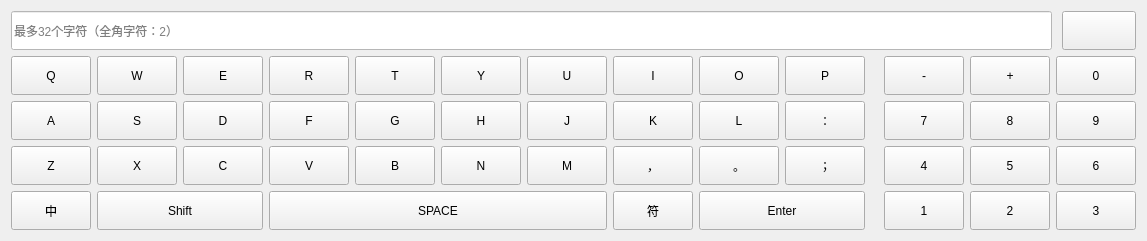
<?xml version="1.0" encoding="UTF-8"?>
<ui version="4.0">
 <class>fullKey</class>
 <widget class="QWidget" name="fullKey">
  <property name="geometry">
   <rect>
    <x>0</x>
    <y>0</y>
    <width>1079</width>
    <height>241</height>
   </rect>
  </property>
  <property name="windowTitle">
   <string>Form</string>
  </property>
  <layout class="QVBoxLayout" name="verticalLayout" stretch="1,4">
   <item>
    <layout class="QGridLayout" name="gridLayout_3" columnstretch="14,1">
     <property name="leftMargin">
      <number>0</number>
     </property>
     <property name="rightMargin">
      <number>0</number>
     </property>
     <property name="spacing">
      <number>10</number>
     </property>
     <item row="0" column="0">
      <widget class="QLineEdit" name="lineEdit">
       <property name="enabled">
        <bool>false</bool>
       </property>
       <property name="sizePolicy">
        <sizepolicy hsizetype="Expanding" vsizetype="Expanding">
         <horstretch>0</horstretch>
         <verstretch>0</verstretch>
        </sizepolicy>
       </property>
       <property name="focusPolicy">
        <enum>Qt::NoFocus</enum>
       </property>
       <property name="styleSheet">
        <string notr="true">background-color: rgb(255, 255, 255);
font: 75 12pt &quot;Arial Unicode MS&quot;;</string>
       </property>
       <property name="placeholderText">
        <string>最多32个字符（全角字符：2）</string>
       </property>
      </widget>
     </item>
     <item row="0" column="1">
      <widget class="KeyButton" name="key_backspace">
       <property name="sizePolicy">
        <sizepolicy hsizetype="Expanding" vsizetype="Expanding">
         <horstretch>0</horstretch>
         <verstretch>0</verstretch>
        </sizepolicy>
       </property>
       <property name="minimumSize">
        <size>
         <width>0</width>
         <height>39</height>
        </size>
       </property>
       <property name="text">
        <string/>
       </property>
      </widget>
     </item>
    </layout>
   </item>
   <item>
    <layout class="QGridLayout" name="gridLayout">
     <item row="0" column="0">
      <widget class="KeyButton" name="key_q">
       <property name="sizePolicy">
        <sizepolicy hsizetype="Preferred" vsizetype="Expanding">
         <horstretch>0</horstretch>
         <verstretch>0</verstretch>
        </sizepolicy>
       </property>
       <property name="text">
        <string>Q</string>
       </property>
       <property name="default">
        <bool>false</bool>
       </property>
      </widget>
     </item>
     <item row="0" column="1">
      <widget class="KeyButton" name="key_w">
       <property name="sizePolicy">
        <sizepolicy hsizetype="Preferred" vsizetype="Preferred">
         <horstretch>0</horstretch>
         <verstretch>0</verstretch>
        </sizepolicy>
       </property>
       <property name="text">
        <string>W</string>
       </property>
      </widget>
     </item>
     <item row="0" column="2">
      <widget class="KeyButton" name="key_e">
       <property name="sizePolicy">
        <sizepolicy hsizetype="Preferred" vsizetype="Expanding">
         <horstretch>0</horstretch>
         <verstretch>0</verstretch>
        </sizepolicy>
       </property>
       <property name="minimumSize">
        <size>
         <width>0</width>
         <height>39</height>
        </size>
       </property>
       <property name="text">
        <string>E</string>
       </property>
      </widget>
     </item>
     <item row="0" column="3">
      <widget class="KeyButton" name="key_r">
       <property name="sizePolicy">
        <sizepolicy hsizetype="Preferred" vsizetype="Preferred">
         <horstretch>0</horstretch>
         <verstretch>0</verstretch>
        </sizepolicy>
       </property>
       <property name="text">
        <string>R</string>
       </property>
      </widget>
     </item>
     <item row="0" column="4">
      <widget class="KeyButton" name="key_t">
       <property name="sizePolicy">
        <sizepolicy hsizetype="Minimum" vsizetype="Preferred">
         <horstretch>0</horstretch>
         <verstretch>0</verstretch>
        </sizepolicy>
       </property>
       <property name="text">
        <string>T</string>
       </property>
      </widget>
     </item>
     <item row="0" column="5">
      <widget class="KeyButton" name="key_y">
       <property name="sizePolicy">
        <sizepolicy hsizetype="Minimum" vsizetype="Preferred">
         <horstretch>0</horstretch>
         <verstretch>0</verstretch>
        </sizepolicy>
       </property>
       <property name="text">
        <string>Y</string>
       </property>
      </widget>
     </item>
     <item row="0" column="6">
      <widget class="KeyButton" name="key_u">
       <property name="sizePolicy">
        <sizepolicy hsizetype="Preferred" vsizetype="Preferred">
         <horstretch>0</horstretch>
         <verstretch>0</verstretch>
        </sizepolicy>
       </property>
       <property name="text">
        <string>U</string>
       </property>
      </widget>
     </item>
     <item row="0" column="7">
      <widget class="KeyButton" name="key_i">
       <property name="sizePolicy">
        <sizepolicy hsizetype="Preferred" vsizetype="Preferred">
         <horstretch>0</horstretch>
         <verstretch>0</verstretch>
        </sizepolicy>
       </property>
       <property name="text">
        <string>I</string>
       </property>
      </widget>
     </item>
     <item row="0" column="8">
      <widget class="KeyButton" name="key_o">
       <property name="sizePolicy">
        <sizepolicy hsizetype="Preferred" vsizetype="Preferred">
         <horstretch>0</horstretch>
         <verstretch>0</verstretch>
        </sizepolicy>
       </property>
       <property name="text">
        <string>O</string>
       </property>
      </widget>
     </item>
     <item row="0" column="9">
      <widget class="KeyButton" name="key_p">
       <property name="sizePolicy">
        <sizepolicy hsizetype="Preferred" vsizetype="Preferred">
         <horstretch>0</horstretch>
         <verstretch>0</verstretch>
        </sizepolicy>
       </property>
       <property name="text">
        <string>P</string>
       </property>
      </widget>
     </item>
     <item row="1" column="0">
      <widget class="KeyButton" name="key_a">
       <property name="sizePolicy">
        <sizepolicy hsizetype="Preferred" vsizetype="Expanding">
         <horstretch>0</horstretch>
         <verstretch>0</verstretch>
        </sizepolicy>
       </property>
       <property name="text">
        <string>A</string>
       </property>
      </widget>
     </item>
     <item row="1" column="1">
      <widget class="KeyButton" name="key_s">
       <property name="sizePolicy">
        <sizepolicy hsizetype="Preferred" vsizetype="Expanding">
         <horstretch>0</horstretch>
         <verstretch>0</verstretch>
        </sizepolicy>
       </property>
       <property name="text">
        <string>S</string>
       </property>
      </widget>
     </item>
     <item row="1" column="2">
      <widget class="KeyButton" name="key_d">
       <property name="sizePolicy">
        <sizepolicy hsizetype="Preferred" vsizetype="Expanding">
         <horstretch>0</horstretch>
         <verstretch>0</verstretch>
        </sizepolicy>
       </property>
       <property name="minimumSize">
        <size>
         <width>0</width>
         <height>39</height>
        </size>
       </property>
       <property name="text">
        <string>D</string>
       </property>
      </widget>
     </item>
     <item row="1" column="3">
      <widget class="KeyButton" name="key_f">
       <property name="sizePolicy">
        <sizepolicy hsizetype="Preferred" vsizetype="Preferred">
         <horstretch>0</horstretch>
         <verstretch>0</verstretch>
        </sizepolicy>
       </property>
       <property name="text">
        <string>F</string>
       </property>
      </widget>
     </item>
     <item row="1" column="4">
      <widget class="KeyButton" name="key_g">
       <property name="sizePolicy">
        <sizepolicy hsizetype="Minimum" vsizetype="Preferred">
         <horstretch>0</horstretch>
         <verstretch>0</verstretch>
        </sizepolicy>
       </property>
       <property name="text">
        <string>G</string>
       </property>
      </widget>
     </item>
     <item row="1" column="5">
      <widget class="KeyButton" name="key_h">
       <property name="sizePolicy">
        <sizepolicy hsizetype="Minimum" vsizetype="Preferred">
         <horstretch>0</horstretch>
         <verstretch>0</verstretch>
        </sizepolicy>
       </property>
       <property name="text">
        <string>H</string>
       </property>
      </widget>
     </item>
     <item row="1" column="6">
      <widget class="KeyButton" name="key_j">
       <property name="sizePolicy">
        <sizepolicy hsizetype="Preferred" vsizetype="Preferred">
         <horstretch>0</horstretch>
         <verstretch>0</verstretch>
        </sizepolicy>
       </property>
       <property name="text">
        <string>J</string>
       </property>
      </widget>
     </item>
     <item row="1" column="7">
      <widget class="KeyButton" name="key_k">
       <property name="sizePolicy">
        <sizepolicy hsizetype="Preferred" vsizetype="Preferred">
         <horstretch>0</horstretch>
         <verstretch>0</verstretch>
        </sizepolicy>
       </property>
       <property name="text">
        <string>K</string>
       </property>
      </widget>
     </item>
     <item row="1" column="8">
      <widget class="KeyButton" name="key_l">
       <property name="sizePolicy">
        <sizepolicy hsizetype="Preferred" vsizetype="Preferred">
         <horstretch>0</horstretch>
         <verstretch>0</verstretch>
        </sizepolicy>
       </property>
       <property name="text">
        <string>L</string>
       </property>
      </widget>
     </item>
     <item row="1" column="9">
      <widget class="KeyButton" name="symbol_1">
       <property name="sizePolicy">
        <sizepolicy hsizetype="Preferred" vsizetype="Preferred">
         <horstretch>0</horstretch>
         <verstretch>0</verstretch>
        </sizepolicy>
       </property>
       <property name="text">
        <string>：</string>
       </property>
      </widget>
     </item>
     <item row="2" column="0">
      <widget class="KeyButton" name="key_z">
       <property name="sizePolicy">
        <sizepolicy hsizetype="Preferred" vsizetype="Expanding">
         <horstretch>0</horstretch>
         <verstretch>0</verstretch>
        </sizepolicy>
       </property>
       <property name="text">
        <string>Z</string>
       </property>
      </widget>
     </item>
     <item row="2" column="1">
      <widget class="KeyButton" name="key_x">
       <property name="sizePolicy">
        <sizepolicy hsizetype="Preferred" vsizetype="Expanding">
         <horstretch>0</horstretch>
         <verstretch>0</verstretch>
        </sizepolicy>
       </property>
       <property name="text">
        <string>X</string>
       </property>
      </widget>
     </item>
     <item row="2" column="2">
      <widget class="KeyButton" name="key_c">
       <property name="sizePolicy">
        <sizepolicy hsizetype="Preferred" vsizetype="Expanding">
         <horstretch>0</horstretch>
         <verstretch>0</verstretch>
        </sizepolicy>
       </property>
       <property name="minimumSize">
        <size>
         <width>0</width>
         <height>39</height>
        </size>
       </property>
       <property name="text">
        <string>C</string>
       </property>
      </widget>
     </item>
     <item row="2" column="3">
      <widget class="KeyButton" name="key_v">
       <property name="sizePolicy">
        <sizepolicy hsizetype="Preferred" vsizetype="Preferred">
         <horstretch>0</horstretch>
         <verstretch>0</verstretch>
        </sizepolicy>
       </property>
       <property name="text">
        <string>V</string>
       </property>
      </widget>
     </item>
     <item row="2" column="4">
      <widget class="KeyButton" name="key_b">
       <property name="sizePolicy">
        <sizepolicy hsizetype="Minimum" vsizetype="Preferred">
         <horstretch>0</horstretch>
         <verstretch>0</verstretch>
        </sizepolicy>
       </property>
       <property name="text">
        <string>B</string>
       </property>
      </widget>
     </item>
     <item row="2" column="5">
      <widget class="KeyButton" name="key_n">
       <property name="sizePolicy">
        <sizepolicy hsizetype="Minimum" vsizetype="Preferred">
         <horstretch>0</horstretch>
         <verstretch>0</verstretch>
        </sizepolicy>
       </property>
       <property name="text">
        <string>N</string>
       </property>
      </widget>
     </item>
     <item row="2" column="6">
      <widget class="KeyButton" name="key_m">
       <property name="sizePolicy">
        <sizepolicy hsizetype="Preferred" vsizetype="Preferred">
         <horstretch>0</horstretch>
         <verstretch>0</verstretch>
        </sizepolicy>
       </property>
       <property name="text">
        <string>M</string>
       </property>
      </widget>
     </item>
     <item row="2" column="7">
      <widget class="KeyButton" name="symbol_2">
       <property name="sizePolicy">
        <sizepolicy hsizetype="Preferred" vsizetype="Preferred">
         <horstretch>0</horstretch>
         <verstretch>0</verstretch>
        </sizepolicy>
       </property>
       <property name="text">
        <string>，</string>
       </property>
      </widget>
     </item>
     <item row="2" column="8">
      <widget class="KeyButton" name="symbol_3">
       <property name="sizePolicy">
        <sizepolicy hsizetype="Preferred" vsizetype="Preferred">
         <horstretch>0</horstretch>
         <verstretch>0</verstretch>
        </sizepolicy>
       </property>
       <property name="text">
        <string>。</string>
       </property>
      </widget>
     </item>
     <item row="2" column="9">
      <widget class="KeyButton" name="symbol_4">
       <property name="sizePolicy">
        <sizepolicy hsizetype="Preferred" vsizetype="Preferred">
         <horstretch>0</horstretch>
         <verstretch>0</verstretch>
        </sizepolicy>
       </property>
       <property name="text">
        <string>；</string>
       </property>
      </widget>
     </item>
     <item row="3" column="0">
      <widget class="KeyButton" name="func_1">
       <property name="sizePolicy">
        <sizepolicy hsizetype="Preferred" vsizetype="Expanding">
         <horstretch>0</horstretch>
         <verstretch>0</verstretch>
        </sizepolicy>
       </property>
       <property name="text">
        <string>中</string>
       </property>
      </widget>
     </item>
     <item row="3" column="1" colspan="2">
      <widget class="KeyButton" name="func_2">
       <property name="sizePolicy">
        <sizepolicy hsizetype="Preferred" vsizetype="Expanding">
         <horstretch>0</horstretch>
         <verstretch>0</verstretch>
        </sizepolicy>
       </property>
       <property name="minimumSize">
        <size>
         <width>0</width>
         <height>39</height>
        </size>
       </property>
       <property name="text">
        <string>Shift</string>
       </property>
      </widget>
     </item>
     <item row="3" column="3" colspan="4">
      <widget class="KeyButton" name="func_3">
       <property name="sizePolicy">
        <sizepolicy hsizetype="Preferred" vsizetype="Preferred">
         <horstretch>0</horstretch>
         <verstretch>0</verstretch>
        </sizepolicy>
       </property>
       <property name="text">
        <string>SPACE</string>
       </property>
      </widget>
     </item>
     <item row="3" column="7">
      <widget class="KeyButton" name="func_4">
       <property name="sizePolicy">
        <sizepolicy hsizetype="Preferred" vsizetype="Preferred">
         <horstretch>0</horstretch>
         <verstretch>0</verstretch>
        </sizepolicy>
       </property>
       <property name="text">
        <string>符</string>
       </property>
      </widget>
     </item>
     <item row="3" column="8" colspan="2">
      <widget class="KeyButton" name="func_5">
       <property name="sizePolicy">
        <sizepolicy hsizetype="Preferred" vsizetype="Preferred">
         <horstretch>0</horstretch>
         <verstretch>0</verstretch>
        </sizepolicy>
       </property>
       <property name="text">
        <string>Enter</string>
       </property>
      </widget>
     </item>
     <item row="0" column="11">
      <widget class="KeyButton" name="symbol_5">
       <property name="sizePolicy">
        <sizepolicy hsizetype="Preferred" vsizetype="Preferred">
         <horstretch>0</horstretch>
         <verstretch>0</verstretch>
        </sizepolicy>
       </property>
       <property name="text">
        <string>-</string>
       </property>
      </widget>
     </item>
     <item row="0" column="12">
      <widget class="KeyButton" name="symbol_6">
       <property name="sizePolicy">
        <sizepolicy hsizetype="Preferred" vsizetype="Preferred">
         <horstretch>0</horstretch>
         <verstretch>0</verstretch>
        </sizepolicy>
       </property>
       <property name="text">
        <string>+</string>
       </property>
      </widget>
     </item>
     <item row="0" column="13">
      <widget class="KeyButton" name="digit_0">
       <property name="sizePolicy">
        <sizepolicy hsizetype="Preferred" vsizetype="Preferred">
         <horstretch>0</horstretch>
         <verstretch>0</verstretch>
        </sizepolicy>
       </property>
       <property name="text">
        <string>0</string>
       </property>
      </widget>
     </item>
     <item row="1" column="11">
      <widget class="KeyButton" name="digit_7">
       <property name="sizePolicy">
        <sizepolicy hsizetype="Preferred" vsizetype="Preferred">
         <horstretch>0</horstretch>
         <verstretch>0</verstretch>
        </sizepolicy>
       </property>
       <property name="text">
        <string>7</string>
       </property>
      </widget>
     </item>
     <item row="1" column="12">
      <widget class="KeyButton" name="digit_8">
       <property name="sizePolicy">
        <sizepolicy hsizetype="Preferred" vsizetype="Preferred">
         <horstretch>0</horstretch>
         <verstretch>0</verstretch>
        </sizepolicy>
       </property>
       <property name="text">
        <string>8</string>
       </property>
      </widget>
     </item>
     <item row="1" column="13">
      <widget class="KeyButton" name="digit_9">
       <property name="sizePolicy">
        <sizepolicy hsizetype="Preferred" vsizetype="Preferred">
         <horstretch>0</horstretch>
         <verstretch>0</verstretch>
        </sizepolicy>
       </property>
       <property name="text">
        <string>9</string>
       </property>
      </widget>
     </item>
     <item row="2" column="11">
      <widget class="KeyButton" name="digit_4">
       <property name="sizePolicy">
        <sizepolicy hsizetype="Preferred" vsizetype="Preferred">
         <horstretch>0</horstretch>
         <verstretch>0</verstretch>
        </sizepolicy>
       </property>
       <property name="text">
        <string>4</string>
       </property>
      </widget>
     </item>
     <item row="2" column="12">
      <widget class="KeyButton" name="digit_5">
       <property name="sizePolicy">
        <sizepolicy hsizetype="Preferred" vsizetype="Preferred">
         <horstretch>0</horstretch>
         <verstretch>0</verstretch>
        </sizepolicy>
       </property>
       <property name="text">
        <string>5</string>
       </property>
      </widget>
     </item>
     <item row="2" column="13">
      <widget class="KeyButton" name="digit_6">
       <property name="sizePolicy">
        <sizepolicy hsizetype="Preferred" vsizetype="Preferred">
         <horstretch>0</horstretch>
         <verstretch>0</verstretch>
        </sizepolicy>
       </property>
       <property name="text">
        <string>6</string>
       </property>
      </widget>
     </item>
     <item row="3" column="11">
      <widget class="KeyButton" name="digit_1">
       <property name="sizePolicy">
        <sizepolicy hsizetype="Preferred" vsizetype="Preferred">
         <horstretch>0</horstretch>
         <verstretch>0</verstretch>
        </sizepolicy>
       </property>
       <property name="text">
        <string>1</string>
       </property>
      </widget>
     </item>
     <item row="3" column="12">
      <widget class="KeyButton" name="digit_2">
       <property name="sizePolicy">
        <sizepolicy hsizetype="Preferred" vsizetype="Preferred">
         <horstretch>0</horstretch>
         <verstretch>0</verstretch>
        </sizepolicy>
       </property>
       <property name="text">
        <string>2</string>
       </property>
      </widget>
     </item>
     <item row="3" column="13">
      <widget class="KeyButton" name="digit_3">
       <property name="sizePolicy">
        <sizepolicy hsizetype="Preferred" vsizetype="Preferred">
         <horstretch>0</horstretch>
         <verstretch>0</verstretch>
        </sizepolicy>
       </property>
       <property name="text">
        <string>3</string>
       </property>
      </widget>
     </item>
     <item row="0" column="10">
      <widget class="QLabel" name="label_2">
       <property name="text">
        <string/>
       </property>
      </widget>
     </item>
    </layout>
   </item>
  </layout>
 </widget>
 <customwidgets>
  <customwidget>
   <class>KeyButton</class>
   <extends>QPushButton</extends>
   <header>KeyButton.h</header>
  </customwidget>
 </customwidgets>
 <tabstops>
  <tabstop>key_backspace</tabstop>
  <tabstop>key_q</tabstop>
  <tabstop>key_w</tabstop>
  <tabstop>key_e</tabstop>
  <tabstop>key_r</tabstop>
  <tabstop>key_t</tabstop>
  <tabstop>key_y</tabstop>
  <tabstop>key_u</tabstop>
  <tabstop>key_i</tabstop>
  <tabstop>key_o</tabstop>
  <tabstop>key_p</tabstop>
  <tabstop>key_a</tabstop>
  <tabstop>key_s</tabstop>
  <tabstop>key_d</tabstop>
  <tabstop>key_f</tabstop>
  <tabstop>key_g</tabstop>
  <tabstop>key_h</tabstop>
  <tabstop>key_j</tabstop>
  <tabstop>key_k</tabstop>
  <tabstop>key_l</tabstop>
  <tabstop>symbol_1</tabstop>
  <tabstop>key_z</tabstop>
  <tabstop>key_x</tabstop>
  <tabstop>key_c</tabstop>
  <tabstop>key_v</tabstop>
  <tabstop>key_b</tabstop>
  <tabstop>key_n</tabstop>
  <tabstop>key_m</tabstop>
  <tabstop>symbol_2</tabstop>
  <tabstop>symbol_3</tabstop>
  <tabstop>symbol_4</tabstop>
  <tabstop>func_1</tabstop>
  <tabstop>func_2</tabstop>
  <tabstop>func_3</tabstop>
  <tabstop>func_4</tabstop>
  <tabstop>func_5</tabstop>
  <tabstop>symbol_5</tabstop>
  <tabstop>symbol_6</tabstop>
  <tabstop>digit_0</tabstop>
  <tabstop>digit_7</tabstop>
  <tabstop>digit_8</tabstop>
  <tabstop>digit_9</tabstop>
  <tabstop>digit_4</tabstop>
  <tabstop>digit_5</tabstop>
  <tabstop>digit_6</tabstop>
  <tabstop>digit_1</tabstop>
  <tabstop>digit_2</tabstop>
  <tabstop>digit_3</tabstop>
 </tabstops>
 <resources/>
 <connections/>
</ui>
